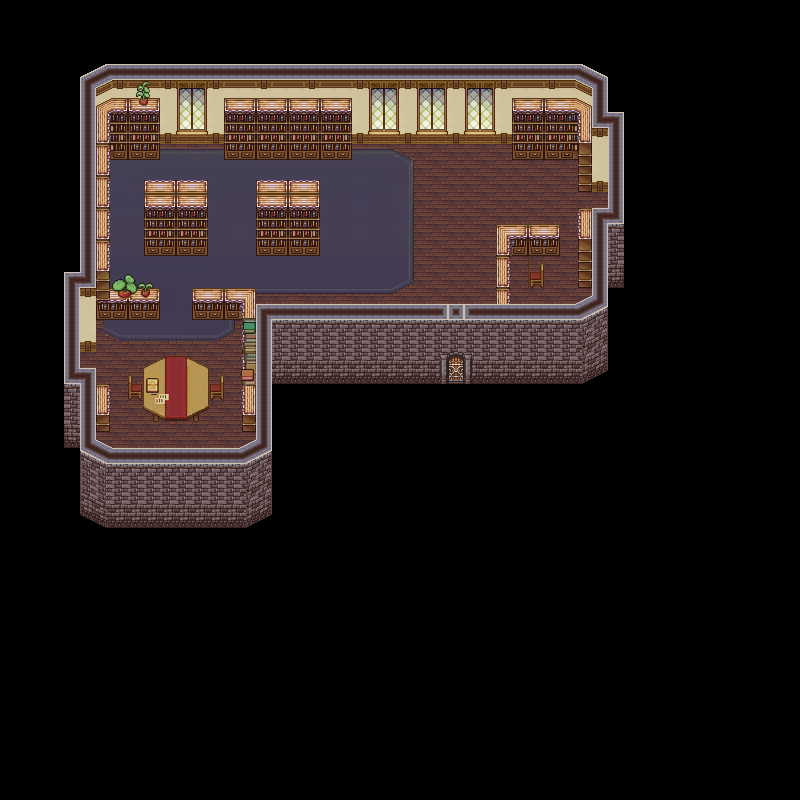

A level layout from a 2D game, rendered from its tile map. Below: a short description, then the map file with tile-grid data replaced by summaries:
An orthogonal 50x50 tile map with 16x16 px tiles, 8 tile layers (Vrstva dlaždic 1, Vrstva dlaždic 2, Vrstva dlaždic 3, Vrstva dlaždic 4, ...), 14 tilesets.

<map version="1.0" tiledversion="1.1.6" orientation="orthogonal" renderorder="right-down" width="50" height="50" tilewidth="16" tileheight="16" infinite="0" nextobjectid="1">
 <tileset firstgid="1" name="knihovna-pom" tilewidth="16" tileheight="16" tilecount="1110" columns="37">
  <image source="knihovna-pom.png" width="600" height="485" />
 </tileset>
 <tileset firstgid="1111" name="map14_mesto1_kuba2" tilewidth="16" tileheight="16" tilecount="1681" columns="41">
  <image source="map14_mesto1_kuba2.png" width="656" height="656" />
 </tileset>
 <tileset firstgid="2792" name="knihovna" tilewidth="16" tileheight="16" tilecount="312" columns="24">
  <image source="knihovna.png" width="384" height="216" />
 </tileset>
 <tileset firstgid="3104" name="kni-okno" tilewidth="16" tileheight="16" tilecount="8" columns="2">
  <image source="kni-okno.png" width="32" height="64" />
 </tileset>
 <tileset firstgid="3112" name="knihovna-p1" tilewidth="16" tileheight="16" tilecount="2500" columns="50">
  <image source="knihovna-p1.png" width="800" height="800" />
 </tileset>
 <tileset firstgid="5612" name="knihovna-koberec" tilewidth="16" tileheight="16" tilecount="2500" columns="50">
  <image source="knihovna-koberec.png" width="800" height="800" />
 </tileset>
 <tileset firstgid="8112" name="knihovna-skrin" tilewidth="16" tileheight="16" tilecount="8" columns="2">
  <image source="knihovna-skrin.png" width="32" height="64" />
 </tileset>
 <tileset firstgid="8120" name="knihovna-skrin-rot1" tilewidth="16" tileheight="16" tilecount="6" columns="1">
  <image source="knihovna-skrin-rot1.png" width="16" height="96" />
 </tileset>
 <tileset firstgid="8126" name="knihovna-skrin-rot2" tilewidth="16" tileheight="16" tilecount="6" columns="1">
  <image source="knihovna-skrin-rot2.png" width="16" height="96" />
 </tileset>
 <tileset firstgid="8132" name="knihovna-skrin-small" tilewidth="16" tileheight="16" tilecount="8" columns="2">
  <image source="knihovna-skrin-small.png" width="32" height="64" />
 </tileset>
 <tileset firstgid="8140" name="kotvicnik1" tilewidth="16" tileheight="16" tilecount="1" columns="1">
  <image source="../Work-Img-Sprites-items/kotvicnik1.png" width="16" height="16" />
 </tileset>
 <tileset firstgid="8141" name="knihovna-p4" tilewidth="16" tileheight="16" tilecount="2500" columns="50">
  <image source="knihovna-p4.png" width="800" height="800" />
 </tileset>
 <tileset firstgid="10641" name="bazina04" tilewidth="16" tileheight="16" tilecount="2500" columns="50">
  <image source="bazina04.png" width="800" height="800" />
 </tileset>
 <tileset firstgid="13141" name="tileset-uby-skola" tilewidth="16" tileheight="16" tilecount="6400" columns="80">
  <image source="tileset-uby-skola.png" width="1280" height="1280" />
 </tileset>
 <layer name="Vrstva dlaždic 1" width="50" height="50">
  <data>[2500 cells, 1073 non-empty, 1073 distinct tile ids]</data>
 </layer>
 <layer name="Vrstva dlaždic 2" width="50" height="50">
  <data>[2500 cells, 377 non-empty, 115 distinct tile ids]</data>
 </layer>
 <layer name="Vrstva dlaždic 3" width="50" height="50">
  <data>[2500 cells, 481 non-empty, 224 distinct tile ids]</data>
 </layer>
 <layer name="Vrstva dlaždic 4" width="50" height="50">
  <data>[2500 cells, 466 non-empty, 397 distinct tile ids]</data>
 </layer>
 <layer name="Vrstva dlaždic 5" width="50" height="50">
  <data>[2500 cells, 68 non-empty, 8 distinct tile ids]</data>
 </layer>
 <layer name="Vrstva dlaždic 6" width="50" height="50">
  <data>[2500 cells, 515 non-empty, 69 distinct tile ids]</data>
 </layer>
 <layer name="Vrstva dlaždic 7" width="50" height="50">
  <data>[2500 cells, 12 non-empty, 6 distinct tile ids]</data>
 </layer>
 <layer name="Vrstva dlaždic 8" width="50" height="50">
  <data>[2500 cells, 145 non-empty, 111 distinct tile ids]</data>
 </layer>
</map>
